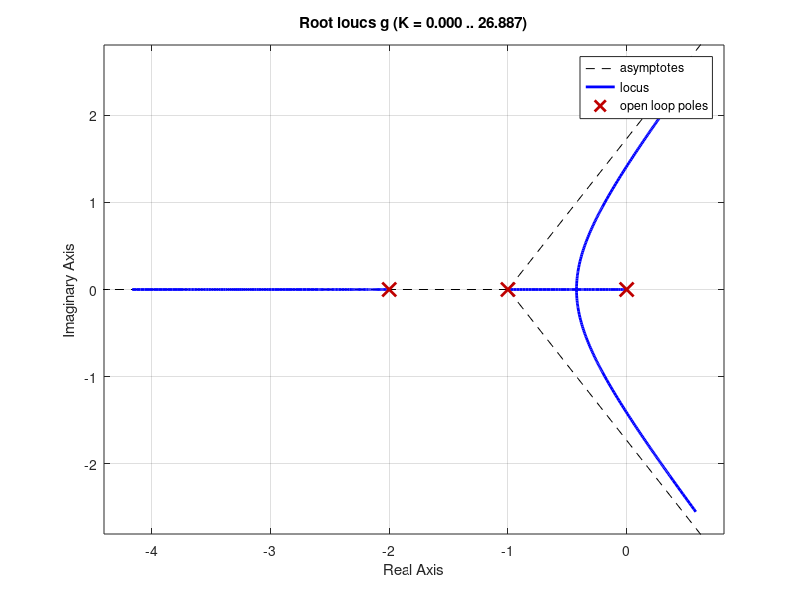
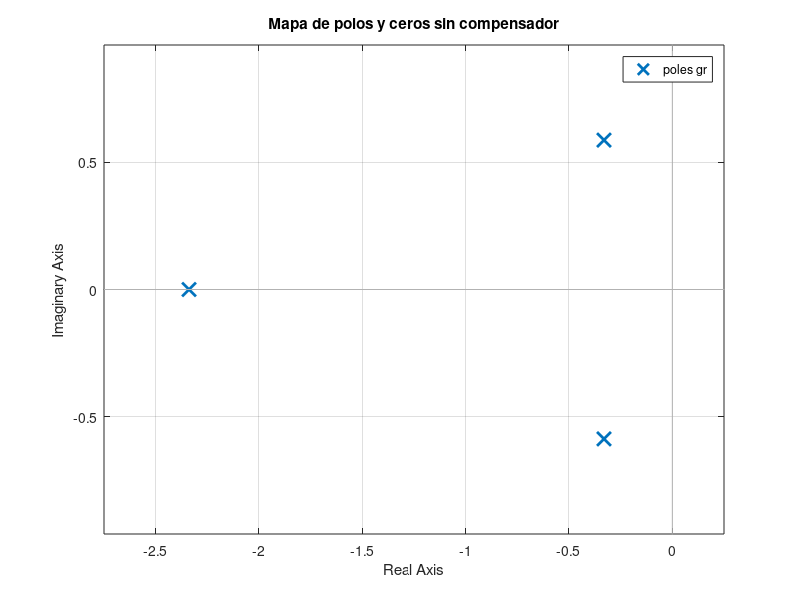
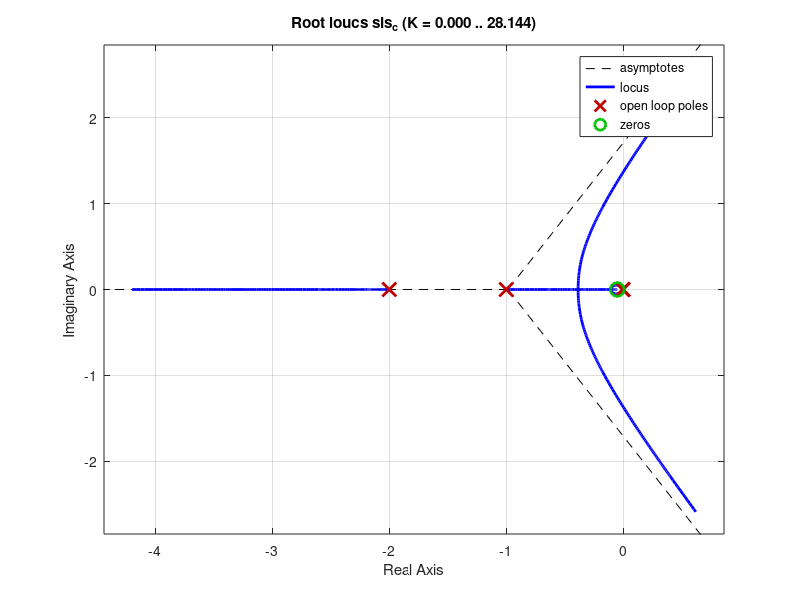
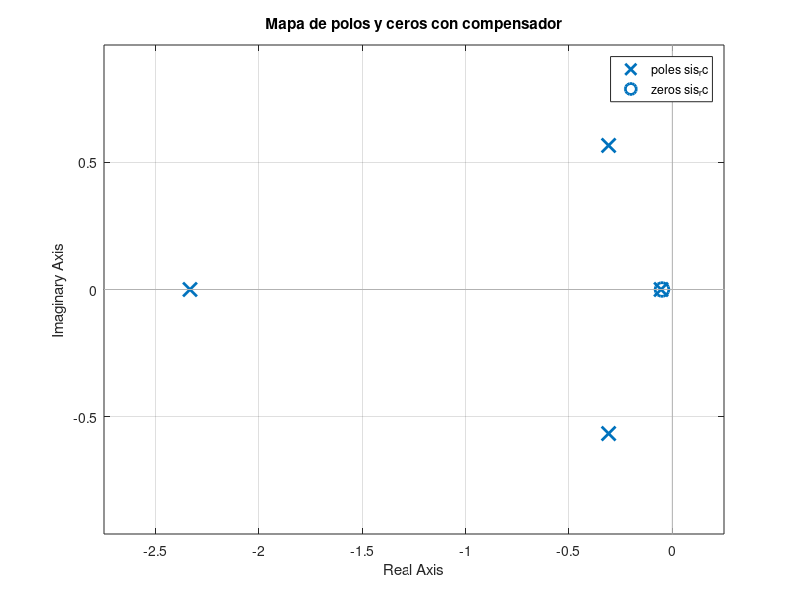

These charts were generated, in order, by the following MATLAB code:
clc
clear
close all

%------------planta o proceso----
a=[1 1];
b=[1 2];
c=[1 0];
den= conv(a,b);
den= conv(den,c);

g=tf(1.06,den);

rlocus(g)
figure
gr=feedback(g,1);
pzmap(gr)
title('Mapa de polos y ceros sin compensador')

[p z] = pzmap(gr);

%polos dominantes: 
s1=-0.33+0.59*i;
s2=-0.33-0.59*i;

%polinomio caracteristico:
pol = conv([1 -s1],[1 -s2])

wn=sqrt(pol(3))
e=pol(2)/(2*wn)

% constante Kv actual
Kv_a=0.53
% se desea Kv cerca a 5 la razón es 9.43, se puede acerca a 10 para fines
% practicos

%------G_c(s)=(s+z)/(s+p)-----
z=0.05;
p=0.005;
g_c = tf([1 z],[1 p]);

%nuevo lgr
sis_c=g_c*g;
figure
rlocus(sis_c)


%ubicar los nuevos polos dominantes teniendo en cuenta G_c*G
sis_rc=feedback(g_c*g,1);
[p z]=pzmap(sis_rc)
figure
pzmap(sis_rc)
title('Mapa de polos y ceros con compensador')

% determinar la ganancia K para ubicar los polos deseados en lazo cerrado
s1= -0.31+0.57*i;
s2= -0.31-0.57*i;
num = 1.06*(s1+0.05);
den = s1*(s1+0.005)*(s1+1)*(s1+2);

div = abs(num/den);

K=1/div;

%polinomio caractetistcio nuevo
pol = conv([1 -s1],[1 -s2])

wn=sqrt(pol(3))
e=pol(2)/(2*wn)


%sistema completo realimentado
sis_r_c=feedback(K*g_c*g,1)
figure
step(gr,'b')
hold on
step(sis_r_c,'k')
title('Respuesta al escalon')
legend('Sistema no compensado', 'Sistema compensado')


%---------implementación de Gc con operacioneales----
%Gc=K(s+z)/(s+p)
z=0.05;
p=0.005;
C1=1000e-6;
C2=C1;
R1=1/(C1*0.05);
R2=1/(C2*0.005);
R3=10e3;
R4=K*R3;

% funcion de trasnferencia del controlador con los parametros del
% operacional
g_cao= tf((R4*C1/(R3*C2))*[1 1/(R1*C1)],[1 1/(R2*C2)]);
SR=feedback(g_cao*g,1);
figure
step(SR,'k')
hold on
step(gr,'b')
title('Respuesta al escalon-Controlador implementado con operacionales')
legend('Sistema compensado', 'Sistema no compensado')



%--------- parametros para la simulacion con operacionales---
R1=10e3;
R2=R1;
R3=R1;
R4=R1;

C1=1000e-6;
C2=C1;
R1c=1/(C1*0.05);
R2c=1/(C2*0.005);
R3c=10e3;
R4c=K*R3;

